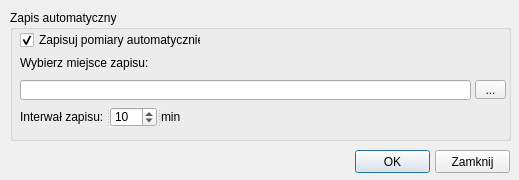
<?xml version="1.0" encoding="UTF-8"?>
<ui version="4.0">
 <class>saveOptionsGUI</class>
 <widget class="QDialog" name="saveOptionsGUI">
  <property name="geometry">
   <rect>
    <x>0</x>
    <y>0</y>
    <width>519</width>
    <height>180</height>
   </rect>
  </property>
  <property name="sizePolicy">
   <sizepolicy hsizetype="Fixed" vsizetype="Fixed">
    <horstretch>0</horstretch>
    <verstretch>0</verstretch>
   </sizepolicy>
  </property>
  <property name="windowTitle">
   <string>Opcje zapisu pomiarów</string>
  </property>
  <widget class="QGroupBox" name="groupBox">
   <property name="enabled">
    <bool>true</bool>
   </property>
   <property name="geometry">
    <rect>
     <x>10</x>
     <y>10</y>
     <width>501</width>
     <height>131</height>
    </rect>
   </property>
   <property name="title">
    <string>Zapis automatyczny</string>
   </property>
   <widget class="QCheckBox" name="autoSaveCheckBox">
    <property name="enabled">
     <bool>true</bool>
    </property>
    <property name="geometry">
     <rect>
      <x>10</x>
      <y>20</y>
      <width>181</width>
      <height>20</height>
     </rect>
    </property>
    <property name="text">
     <string>Zapisuj pomiary automatycznie</string>
    </property>
    <property name="checked">
     <bool>true</bool>
    </property>
   </widget>
   <widget class="QSplitter" name="splitter">
    <property name="geometry">
     <rect>
      <x>10</x>
      <y>97</y>
      <width>161</width>
      <height>20</height>
     </rect>
    </property>
    <property name="orientation">
     <enum>Qt::Horizontal</enum>
    </property>
    <widget class="QLabel" name="label_2">
     <property name="text">
      <string>Interwał zapisu: </string>
     </property>
    </widget>
    <widget class="QSpinBox" name="timeIntervalSpinBox">
     <property name="sizePolicy">
      <sizepolicy hsizetype="Minimum" vsizetype="Minimum">
       <horstretch>0</horstretch>
       <verstretch>0</verstretch>
      </sizepolicy>
     </property>
     <property name="minimum">
      <number>1</number>
     </property>
     <property name="maximum">
      <number>120</number>
     </property>
     <property name="value">
      <number>10</number>
     </property>
    </widget>
    <widget class="QLabel" name="label">
     <property name="text">
      <string>min</string>
     </property>
    </widget>
   </widget>
   <widget class="QLineEdit" name="filePathLineEdit">
    <property name="geometry">
     <rect>
      <x>10</x>
      <y>70</y>
      <width>451</width>
      <height>20</height>
     </rect>
    </property>
   </widget>
   <widget class="QLabel" name="label_3">
    <property name="geometry">
     <rect>
      <x>10</x>
      <y>45</y>
      <width>151</width>
      <height>16</height>
     </rect>
    </property>
    <property name="text">
     <string>Wybierz miejsce zapisu:</string>
    </property>
   </widget>
   <widget class="QToolButton" name="selectPathBtn">
    <property name="geometry">
     <rect>
      <x>465</x>
      <y>70</y>
      <width>31</width>
      <height>19</height>
     </rect>
    </property>
    <property name="text">
     <string>...</string>
    </property>
   </widget>
  </widget>
  <widget class="QPushButton" name="OKButton">
   <property name="geometry">
    <rect>
     <x>355</x>
     <y>150</y>
     <width>75</width>
     <height>23</height>
    </rect>
   </property>
   <property name="text">
    <string>OK</string>
   </property>
  </widget>
  <widget class="QPushButton" name="closeButton">
   <property name="geometry">
    <rect>
     <x>435</x>
     <y>150</y>
     <width>75</width>
     <height>23</height>
    </rect>
   </property>
   <property name="sizePolicy">
    <sizepolicy hsizetype="Fixed" vsizetype="Fixed">
     <horstretch>0</horstretch>
     <verstretch>0</verstretch>
    </sizepolicy>
   </property>
   <property name="maximumSize">
    <size>
     <width>75</width>
     <height>23</height>
    </size>
   </property>
   <property name="text">
    <string>Zamknij</string>
   </property>
  </widget>
 </widget>
 <resources/>
 <connections/>
 <designerdata>
  <property name="gridDeltaX">
   <number>5</number>
  </property>
  <property name="gridDeltaY">
   <number>5</number>
  </property>
  <property name="gridSnapX">
   <bool>true</bool>
  </property>
  <property name="gridSnapY">
   <bool>true</bool>
  </property>
  <property name="gridVisible">
   <bool>true</bool>
  </property>
 </designerdata>
</ui>
